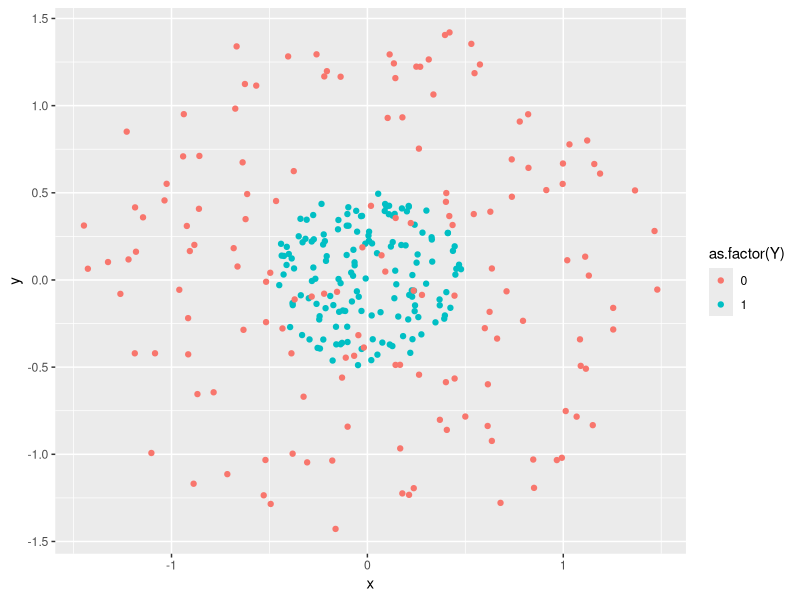

This figure's R source:
# Problema de clasificacion

circulo <- function(x, R, centroX=0, centroY=0){
  r = R * sqrt(runif(x))
  theta = runif(x) * 2 * pi
  x = centroX + r * cos(theta)
  y = centroY + r * sin(theta)
  
  z = data.frame(x = x, y = y)
  return(z)
}

datos1 <- circulo(150,0.5)
datos2 <- circulo(150,1.5)

datos1$Y <- 1
datos2$Y <- 0
datos <- rbind(datos1,datos2)

rm(datos1,datos2, circulo)

library(ggplot2)
ggplot(datos,aes(x,y, col = as.factor(Y))) + geom_point()

X <- as.matrix(datos[,1:2])
Y <- as.matrix(datos[,3])

rm(datos)

# Red neuronal

neurona <- setRefClass(
  "neurona",
  fields = list(
    fun_act = "list",
    numero_conexiones = "numeric",
    numero_neuronas = "numeric",
    W = "matrix",
    b = "numeric"
  ),
  methods = list(
    initialize = function(fun_act, numero_conexiones, numero_neuronas)
    {
      fun_act <<- fun_act
      numero_conexiones <<- numero_conexiones
      numero_neuronas <<- numero_neuronas
      W <<- matrix(runif(numero_conexiones*numero_neuronas),
                   nrow = numero_conexiones)
      b <<- runif(numero_neuronas)
    }
  )
)
